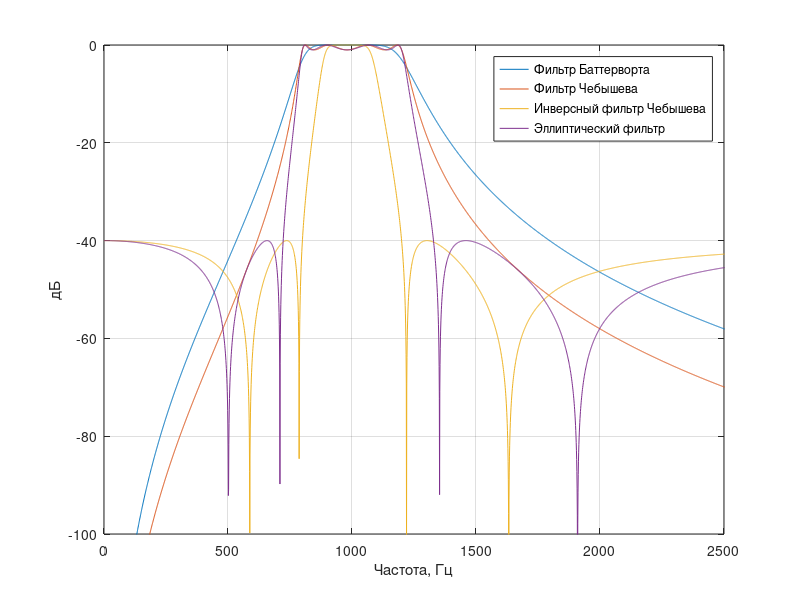

Source code (MATLAB):
clear;
fd=59000;
fs=2*fd;
td=1/fd;
Nlim=1024*64;
t=0:td:Nlim*td;
f=fd*(0:Nlim/2)/Nlim;

f50=50;
freqLow=1000;
freqHigh=1500;
%{
% filter 50 Hz
fc50=750;
fc_n=fc50/(fd/2);
[b_butter,a_butter]=butter(8,fc_n,'high');
filterButter=freqz(b_butter,a_butter, Nlim/2, fs/2);
figure();
plot(f(1:4096), abs(filterButter));
xlim([0 2500]);
ylim([0 1]);
%}

L=40;
A=1;

% select freqLow
f1c_l=800/(fd/2);
f1c_h=1200/(fd/2);
[b_butter,a_butter]=butter(4,[f1c_l f1c_h]);
filterButter=freqz(b_butter,a_butter, Nlim/2, fs/2);

% f1c_l=900/(fd/2);
% f1c_h=1100/(fd/2);
[b_cheby1,a_cheby1]=cheby1(4,A,[f1c_l f1c_h]);
filterCheby1=freqz(b_cheby1,a_cheby1, Nlim/2, fs/2);

% f1c_l=840/(fd/2);
% f1c_h=1160/(fd/2);
[b_cheby2,a_cheby2]=cheby2(4,L,[f1c_l f1c_h]);
filterCheby2=freqz(b_cheby2,a_cheby2, Nlim/2, fs/2);

% f1c_l=900/(fd/2);
% f1c_h=1100/(fd/2);
[b_ellip,a_ellip]=ellip(4,A,L,[f1c_l f1c_h]);
filterEllip=freqz(b_ellip,a_ellip, Nlim/2, fs/2);

resultsFigure=figure();
set(resultsFigure,'color','w');
set(resultsFigure,'Position',[200 200 800 800]);
plot(f(1:Nlim/2), mag2db(abs(filterButter)), ...
     f(1:Nlim/2), mag2db(abs(filterCheby1)), ...
     f(1:Nlim/2), mag2db(abs(filterCheby2)), ...
     f(1:Nlim/2), mag2db(abs(filterEllip)));
legend('Фильтр Баттерворта','Фильтр Чебышева','Инверсный фильтр Чебышева','Эллиптический фильтр');
xlim([0 2500]);
ylim([-100 0]);
xlabel('Частота, Гц');
ylabel('дБ');
grid on;
%{
% select freqHigh
f2c_l=1400/(fd/2);
f2c_h=1600/(fd/2);
[b_butter,a_butter]=butter(4,[f2c_l f2c_h]);
filterButter=freqz(b_butter,a_butter, Nlim/2, fs/2);
figure();
plot(f(1:4096), abs(filterButter));
xlim([0 2500]);
ylim([0 1]);
%}
